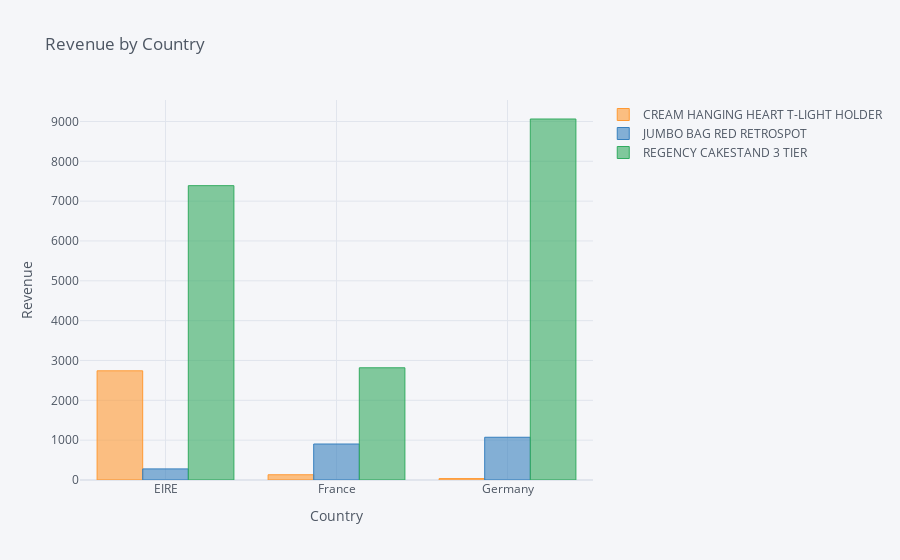

This figure's notebook cell:
### Markdown cell above
## 4. Create a set of interactive histograms showing the distributions of quantity per invoice for the following countries: EIRE, Germany, France, and Netherlands.

### Code cell
prod_lst=['JUMBO BAG RED RETROSPOT', 'CREAM HANGING HEART T-LIGHT HOLDER', 'REGENCY CAKESTAND 3 TIER']

country_lst=['EIRE', 'Germany', 'France']


data=df.loc[(df.Description.isin(prod_lst)) & (df.Country.isin(country_lst))]


data=data.pivot_table(values='Revenue',
                      columns='Description',
                      index='Country', aggfunc='sum')  # esto es igual que el groupby por pais

data.reset_index(inplace=True)

data.iplot(kind='bar', x='Country', title='Revenue by Country', 
           xTitle='Country', yTitle='Revenue')

### Figure 1 — Plotly figure (JSON) as saved in the notebook; plotly's stock layout.template omitted (floating-point values rounded to 4 significant figures)
{"data": [{"marker": {"color": "rgba(255, 153, 51, 0.6)", "line": {"color": "rgba(255, 153, 51, 1.0)", "width": 1}}, "name": "CREAM HANGING HEART T-LIGHT HOLDER", "orientation": "v", "text": "", "type": "bar", "x": ["EIRE", "France", "Germany"], "y": [2741.0, 131.8, 35.4]}, {"marker": {"color": "rgba(55, 128, 191, 0.6)", "line": {"color": "rgba(55, 128, 191, 1.0)", "width": 1}}, "name": "JUMBO BAG RED RETROSPOT", "orientation": "v", "text": "", "type": "bar", "x": ["EIRE", "France", "Germany"], "y": [278.7, 903.4, 1073.0]}, {"marker": {"color": "rgba(50, 171, 96, 0.6)", "line": {"color": "rgba(50, 171, 96, 1.0)", "width": 1}}, "name": "REGENCY CAKESTAND 3 TIER", "orientation": "v", "text": "", "type": "bar", "x": ["EIRE", "France", "Germany"], "y": [7389.0, 2817.0, 9062.0]}], "layout": {"legend": {"bgcolor": "#F5F6F9", "font": {"color": "#4D5663"}}, "paper_bgcolor": "#F5F6F9", "plot_bgcolor": "#F5F6F9", "title": {"font": {"color": "#4D5663"}, "text": "Revenue by Country"}, "xaxis": {"gridcolor": "#E1E5ED", "showgrid": true, "tickfont": {"color": "#4D5663"}, "title": {"font": {"color": "#4D5663"}, "text": "Country"}, "zerolinecolor": "#E1E5ED"}, "yaxis": {"gridcolor": "#E1E5ED", "showgrid": true, "tickfont": {"color": "#4D5663"}, "title": {"font": {"color": "#4D5663"}, "text": "Revenue"}, "zerolinecolor": "#E1E5ED"}}}
